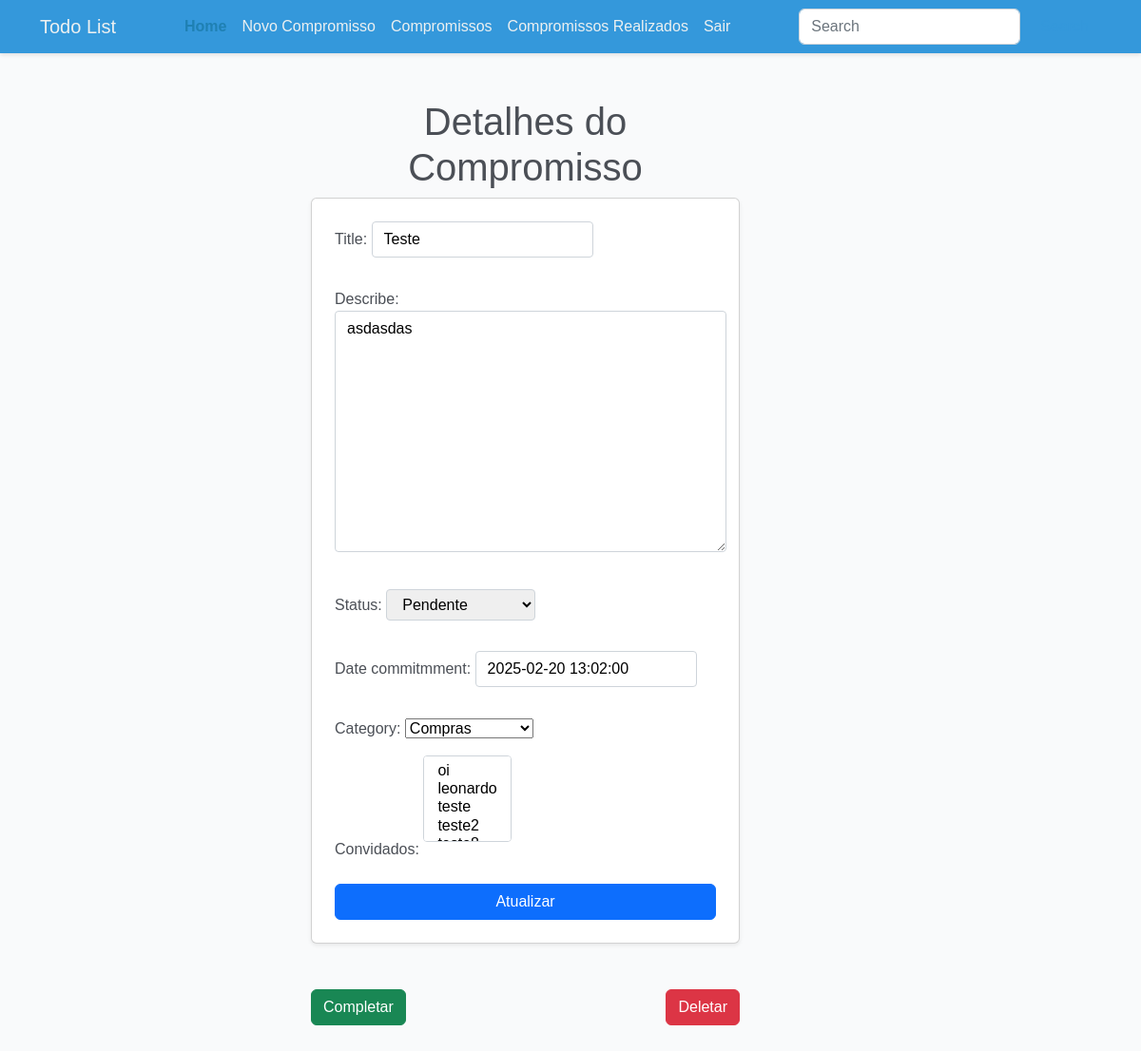
The page /criando/9/ (signed in) on the database its author committed.
### task/models.py (models this page shows, shortened)
class Commitment(models.Model):
    STATUS_CHOICES = [
        ("pending", "Pendente"),
        ("in_progress", "Em Andamento"),
        ("completed", "Concluído"),
    ]
    title = models.CharField(max_length=100)
    describe = models.TextField(blank=True)
    status = models.CharField(
        max_length=20,
        choices=STATUS_CHOICES,
        default="pending",
        null=True,
        blank=True,
    )
    date_commitmment = models.DateTimeField(null=True)
    created = models.DateTimeField(auto_now_add=True, null=True)
    user = models.ForeignKey(User, on_delete=models.CASCADE)
    category = models.ForeignKey(
        "Category", on_delete=models.CASCADE, null=True, blank=True
    )
    convidados = models.ManyToManyField(User, related_name='commitments_convidados', blank=True)

### task/views.py (the view, shortened to what this page needs)
# urls.py: path("criando/<int:commitment_id>/", views.commitment_detalhe, name="commitment_detalhe"),
@login_required
def commitment_detalhe(request, commitment_id):
    if request.method == "GET":
        commitment = get_object_or_404(
            Commitment, pk=commitment_id, user=request.user
        )  # tenho que importar o get_object_or_404 serve para so ids das tarefas
        form = CommitmentForm(instance=commitment)
        return render(
            request, "commitment_detalhe.html", {"commitment": commitment, "form": form}
        )

### task/forms.py
class CommitmentForm(forms.ModelForm):
    convidados = forms.ModelMultipleChoiceField(queryset=User.objects.all(), required=False, widget=forms.SelectMultiple)
    class Meta:
        model = Commitment
        fields = [
            "title",
            "describe",
            "status",
            "date_commitmment",
            "category",
            "convidados",
        ]

### task/models.py (called while the page is built)
    def __str__(self):
        return self.name

### task/templates/commitment_detalhe.html (shortened to what this page needs)
{% extends 'menu.html' %}
{% block content %}
<main class="container mt-5">
    <div class="row">
        <div class="col-md-5 offset-md-3">
            <h1 class="text-center"> Detalhes do Compromisso </h1>
            <form action="#" method="POST" class="card card-body shadow-sm p-4 mb-4 bg-white rounded">
                {{ form.as_p }}
                <button type="submit" class="btn btn-primary mt-2"> Atualizar </button>
            </form>
            <div class="mt-5 d-flex justify-content-between">
                <form action="{% url 'complete_tarefa' commitment.id %}" method="POST">
                    <button type="submit" class="btn btn-success"> Completar </button>
                </form>
                <form action="{% url 'deletar_tarefa' commitment.id %}" method="POST">
                    <button type="submit" class="btn btn-danger "> Deletar </button>
                </form>
            </div>
        </div>
    </div>
</main>
{% endblock %}

### task/static/css/styles.css (style rules this page uses)
body { background-color: #f9fafb; color: #4b4f56; font-family: Arial, sans-serif; transition: background-color 0.3s ease, color 0.3s ease; }
#id_title, #id_describe, #id_status, #id_date_commitmment, #id_convidados { border: 1px solid #ced4da; border-radius: 0.25rem; padding: 0.375rem 0.75rem; margin-bottom: 1rem; }

### rows shown on the page
Commitment: title "Teste", describe "asdasdas", status "Pendente", date_commitmment "2025-02-20 13:02:00", category "Compras"
